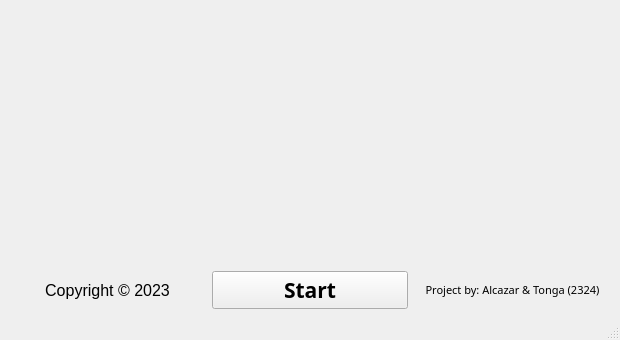
<?xml version="1.0" encoding="UTF-8"?>
<ui version="4.0">
 <class>MainWindows</class>
 <widget class="QMainWindow" name="MainWindows">
  <property name="geometry">
   <rect>
    <x>0</x>
    <y>0</y>
    <width>620</width>
    <height>340</height>
   </rect>
  </property>
  <property name="maximumSize">
   <size>
    <width>620</width>
    <height>340</height>
   </size>
  </property>
  <property name="windowTitle">
   <string>MainWindow</string>
  </property>
  <widget class="QWidget" name="centralwidget">
   <layout class="QGridLayout" name="gridLayout">
    <item row="1" column="2">
     <layout class="QHBoxLayout" name="horizontalLayout_6">
      <item>
       <widget class="QLabel" name="label">
        <property name="font">
         <font>
          <family>Poppins</family>
          <pointsize>8</pointsize>
         </font>
        </property>
        <property name="text">
         <string>Project by: Alcazar &amp; Tonga (2324)</string>
        </property>
        <property name="alignment">
         <set>Qt::AlignCenter</set>
        </property>
       </widget>
      </item>
     </layout>
    </item>
    <item row="0" column="0" colspan="3">
     <layout class="QVBoxLayout" name="verticalLayout_8">
      <item>
       <widget class="QLabel" name="btnStart">
        <property name="text">
         <string/>
        </property>
        <property name="pixmap">
         <pixmap>logo600.png</pixmap>
        </property>
       </widget>
      </item>
     </layout>
    </item>
    <item row="1" column="1">
     <layout class="QVBoxLayout" name="verticalLayout">
      <item>
       <layout class="QVBoxLayout" name="verticalLayout_3">
        <item>
         <layout class="QVBoxLayout" name="verticalLayout_5">
          <item>
           <layout class="QVBoxLayout" name="verticalLayout_7">
            <item>
             <widget class="QPushButton" name="btnstart">
              <property name="enabled">
               <bool>true</bool>
              </property>
              <property name="sizePolicy">
               <sizepolicy hsizetype="Minimum" vsizetype="Fixed">
                <horstretch>0</horstretch>
                <verstretch>0</verstretch>
               </sizepolicy>
              </property>
              <property name="font">
               <font>
                <family>Poppins</family>
                <pointsize>16</pointsize>
                <weight>75</weight>
                <bold>true</bold>
               </font>
              </property>
              <property name="text">
               <string>Start</string>
              </property>
             </widget>
            </item>
           </layout>
          </item>
         </layout>
        </item>
       </layout>
      </item>
     </layout>
    </item>
    <item row="1" column="0">
     <layout class="QHBoxLayout" name="horizontalLayout_7">
      <item>
       <widget class="QLabel" name="label_2">
        <property name="font">
         <font>
          <pointsize>12</pointsize>
         </font>
        </property>
        <property name="text">
         <string> Copyright © 2023 </string>
        </property>
        <property name="alignment">
         <set>Qt::AlignCenter</set>
        </property>
        <property name="wordWrap">
         <bool>false</bool>
        </property>
       </widget>
      </item>
     </layout>
    </item>
   </layout>
  </widget>
  <widget class="QStatusBar" name="statusbar"/>
 </widget>
 <resources/>
 <connections/>
</ui>
